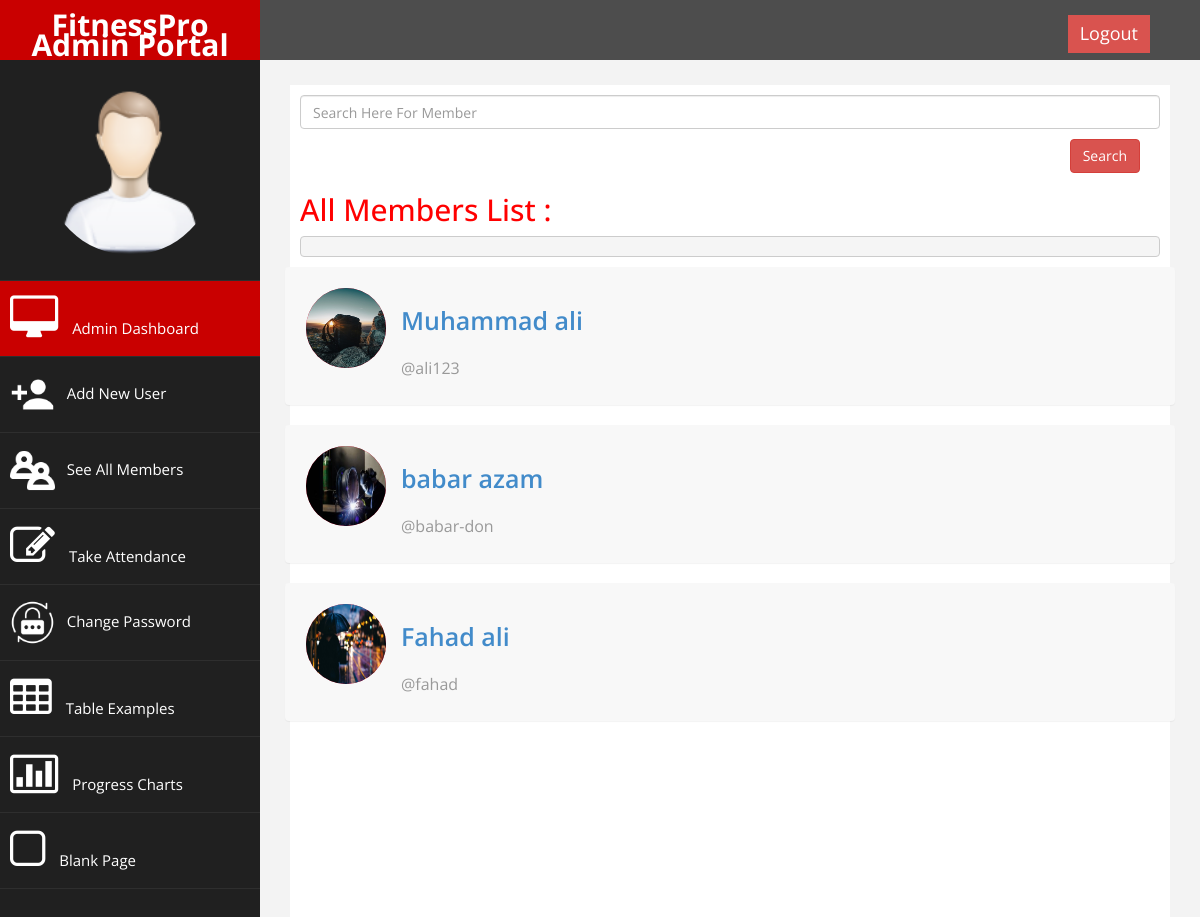
The app's page /all_members, older data.
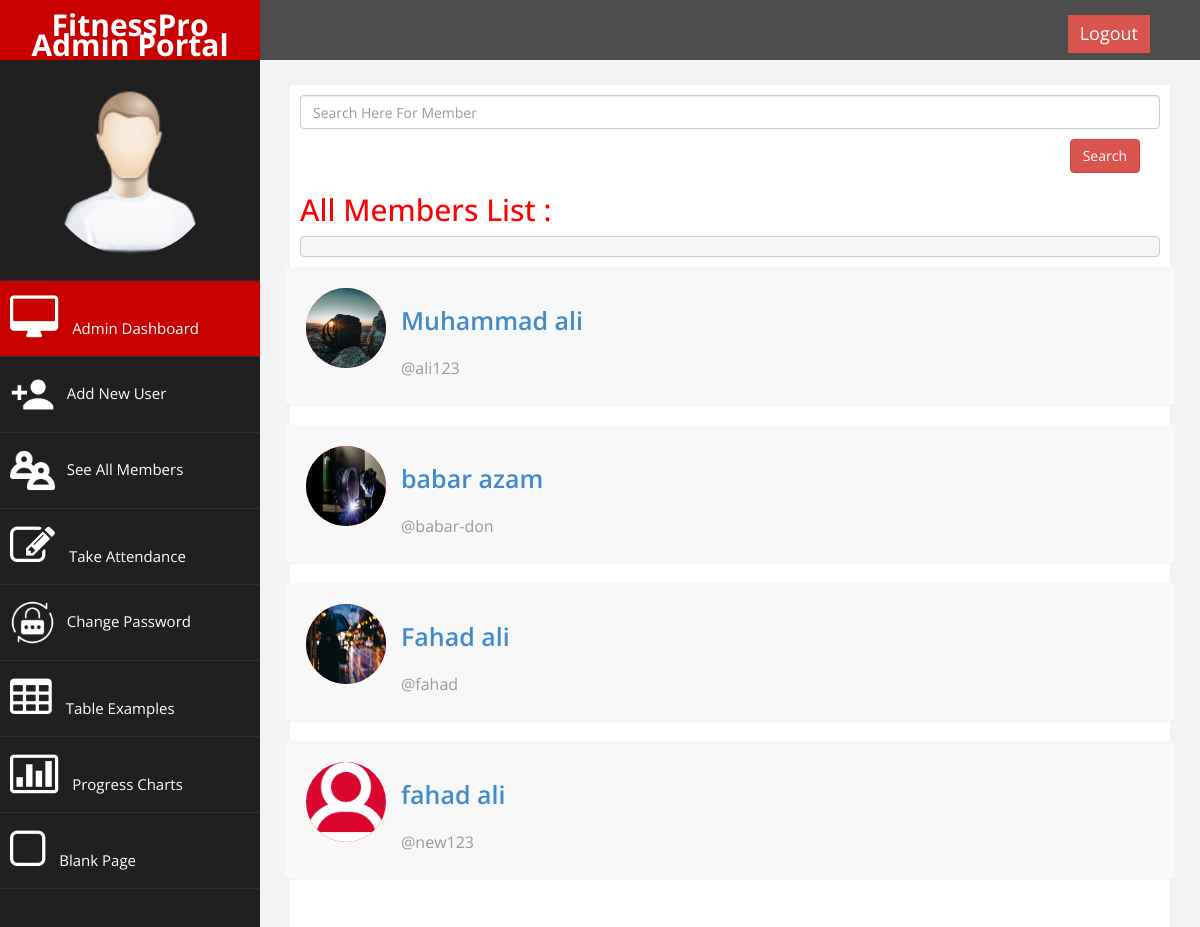
The same page, newer data.
### Gym/models.py (models this page shows, shortened)
class Gym_user(models.Model):
    first_name = models.CharField(max_length=50)
    last_name  = models.CharField(max_length=50)
    no_of_days = models.IntegerField(default=0)
    dob = models.DateField()
    phone_number = models.IntegerField()
    image = models.ImageField(upload_to="users_profile_images/", default="users_profile_images/image.png")
    weight = models.IntegerField()
    height = models.IntegerField()
    date_of_joining = models.DateTimeField(auto_now_add=True)
    email = models.CharField(max_length=50, null=True, blank=True)
    username = models.CharField(max_length=150, unique=True)
    password = models.CharField(max_length=100)
    address = models.ForeignKey(Address, on_delete=models.CASCADE)
    gender = models.ForeignKey(Gender, on_delete=models.CASCADE)
    gym_split = models.ForeignKey(Gym_split, on_delete=models.CASCADE)
    muscle_strength = models.ForeignKey(Muscle_strength, on_delete=models.CASCADE)
    @staticmethod
    def get_all_users(self):
        return Gym_user.objects.all()

### Gym/views.py (the view)
# urls.py: path('all_members', all_members),
def all_members(request):
    members=Gym_user.get_all_users(self=any)
    all_users_data={}
    all_users_data['users']=members
    return render(request, 'all_members.html',all_users_data)

### Gym/templates/all_members.html (shortened to what this page needs)
{% extends 'admin_base.html' %} {% load static %} {% block content %}
<div id="page-wrapper">
  <div id="page-inner">
    <form class="d-flex" method="post" action="/searchPage">
      <input class="form-control me-2" name="searchedMember" placeholder="Search Here For Member">
      <button class="btn btn-danger" style="float: inline-end; margin-top: 10px; margin-right: 20px;"  type="submit">Search</button>
    </form>
    <div class="row">
      <div class="col-md-12">
        <h2>All Members List : </h2>
      </div>
    </div>
    <pre></pre>
    <div class="row">
      {% for user in users %}
      <div>
        <a href="/userdetails?u_id={{user.id}}" style="text-decoration: none;"><div class="panel panel-back noti-box">
          <span class="icon-box bg-color-red set-icon" style="height: 80px; width: 80px; border-radius: 50%;"  >
            <img src="{{user.image.url}}" style="height: 80px; width: 80px; border-radius: 50%;"  />
          </span>
          <div class="text-box">
            <p class="main-text">{{user.first_name}}&nbsp;{{user.last_name}}</p>
            <p class="text-muted">@{{user.username}}</p>
          </div></a>
        </div>
      {% endfor %}
    </div>
  </div>
</div>
{% endblock %}

### Gym/templates/admin_base.html (shortened to what this page needs)
{% load static %}
<html >
<head>
    <link href="{% static '/css/bootstrapmain.css' %}" rel="stylesheet" />
    <link href="{% static '/css/font-awesome.css' %}" rel="stylesheet" />
    <link href="{% static '/css/custom.css' %}" rel="stylesheet" />
</head>
<body>
    <div id="wrapper">
        <nav class="navbar navbar-default navbar-cls-top " role="navigation" style="margin-bottom: 0">
            <div class="navbar-header">
                <a class="navbar-brand" href="/admin_portal">FitnessPro Admin Portal</a>
            </div>
  <div style="
padding: 15px 50px 5px 50px;
float: right;
"><a href="/" style="font-size: large;" class="btn btn-danger square-btn-adjust">Logout</a> </div>
        </nav>
                <nav class="navbar-default navbar-side" role="navigation">
            <div class="sidebar-collapse">
                <ul class="nav" id="main-menu">
				<li class="text-center">
                    <img src="{% static '/images/find_user.png' %}" style="height: 200px; width: 200px; border-radius: 50%;" class="user-image img-responsive"/>
					</li>
                    <li>
                       <a class="active-menu navi_members"  href="/admin_portal"><i class="fa fa-desktop fa-3x"></i> Admin Dashboard</a>
                   </li>
                    <li>
                        <a  class="navi_members" href="/new_registration">
                            <img src="{% static '/images/add.png' %}" style="height: 45px;"></i>&nbsp;&nbsp;&nbsp;Add New User</a>
                    </li>
                      <li  >
                        <a class="navi_members" href="/all_members">
                            <img src="{% static '/images/all.png' %}" style="height: 45px;">&nbsp;&nbsp;&nbsp;See All Members</a>
                    </li>
                    <li  >
                        <a class="navi_members" href="/attendance">
                            <i class="fa fa-edit fa-3x"></i> Take Attendance </a>
                    </li>
                    <li  >
                        <a class="navi_members" href="/change_admin_password?a_id={{admin.id}}">
                            <img src="{% static '/images/changepassword.png' %}" style="height: 45px;">&nbsp;&nbsp;&nbsp;Change Password</a>
                    </li>
                    <li  >
                        <a class="navi_members" href="#!">
                            <i class="fa fa-table fa-3x"></i> Table Examples</a>
                    </li>
                    <li  >
                        <a  class="navi_members" href="#!">
                            <i class="fa fa-bar-chart-o fa-3x"></i> Progress Charts</a>
                    </li>
                    <li  >
                        <a class="navi_members" href="#!">
                            <i class="fa fa-square-o fa-3x"></i> Blank Page</a>
                    </li>
                </ul>
            </div>
        </nav>
{% block content %}
{% endblock %}
 </body>
 </html>

### Gym/static/css/custom.css (style rules this page uses)
body { font-family: 'Open Sans', sans-serif; }
#wrapper { width: 100%; background:#202020; }
#page-wrapper { padding: 15px 15px; min-height: 600px; background:#F3F3F3; }
#page-inner { width:100%; margin:10px 20px 10px 0px; background-color:#fff!important; padding:10px; min-height:1200px; }
.text-center { text-align:center; }
h2 { color: rgb(255, 0, 0); }
.square-btn-adjust { border: 0px solid transparent; -webkit-border-radius: 0px; -moz-border-radius: 0px; border-radius: 0px; }
p { font-size:16px; line-height:25px; padding-top:20px; }
.panel-back { background-color:#F8F8F8; }
.noti-box { min-height: 100px; padding: 20px; }
.noti-box .icon-box { display: block; float: left; margin: 0 15px 10px 0; width: 70px; height: 70px; line-height: 75px; vertical-align: middle; text-align: center; font-size: 40px; }
.text-box p { margin: 0 0 3px; }
.main-text { font-size: 25px; font-weight:600; }
.set-icon { -webkit-border-radius: 50px; -moz-border-radius: 50px; border-radius: 50px; }
.bg-color-red { background-color: #DB0630; color: #fff; }
.user-image { margin: 25px auto; -webkit-border-radius: 10px; -moz-border-radius: 10px; border-radius: 10px; max-height:170px; max-width:170px; }
.navbar-cls-top .navbar-brand { color: #fff; background: #C90000; width: 260px; text-align: center; height: 60px; font-size: 30px; font-weight: 700; }
.active-menu { background-color:#C90000!important; }
.sidebar-collapse , .sidebar-collapse .nav { background:none; }
.sidebar-collapse .nav { padding:0; }
.sidebar-collapse .nav > li > a { color:#fff; background:#202020; text-shadow:none; }
.sidebar-collapse > .nav > li > a { padding:15px 10px; }
.sidebar-collapse > .nav > li { border-bottom: 1px solid rgba(107, 108, 109, 0.19); }
.navbar-side { border:none; background-color: #202020; }
.navbar-cls-top { background:#4D4D4D; border-bottom:none; }
.navbar-default { border:0px solid black; }
.navbar-header { background: #A70303; }
.nav > li > a > i { margin-right:10px; }
@media (min-width:768px) { #page-wrapper { margin: 0 0 0 260px; padding: 15px 30px; min-height: 1200px; } }
@media (min-width:768px) { .navbar-side { z-index: 1; position: absolute; width: 260px; } }
@media (min-width:768px) { .navbar { border-radius: 0px; } }
.navi_members { font-size: 15px; }

Row changes from the older to the newer data that the page shows:
added Gym_user: image (picture), first_name "fahad", last_name "ali", username "new123"
